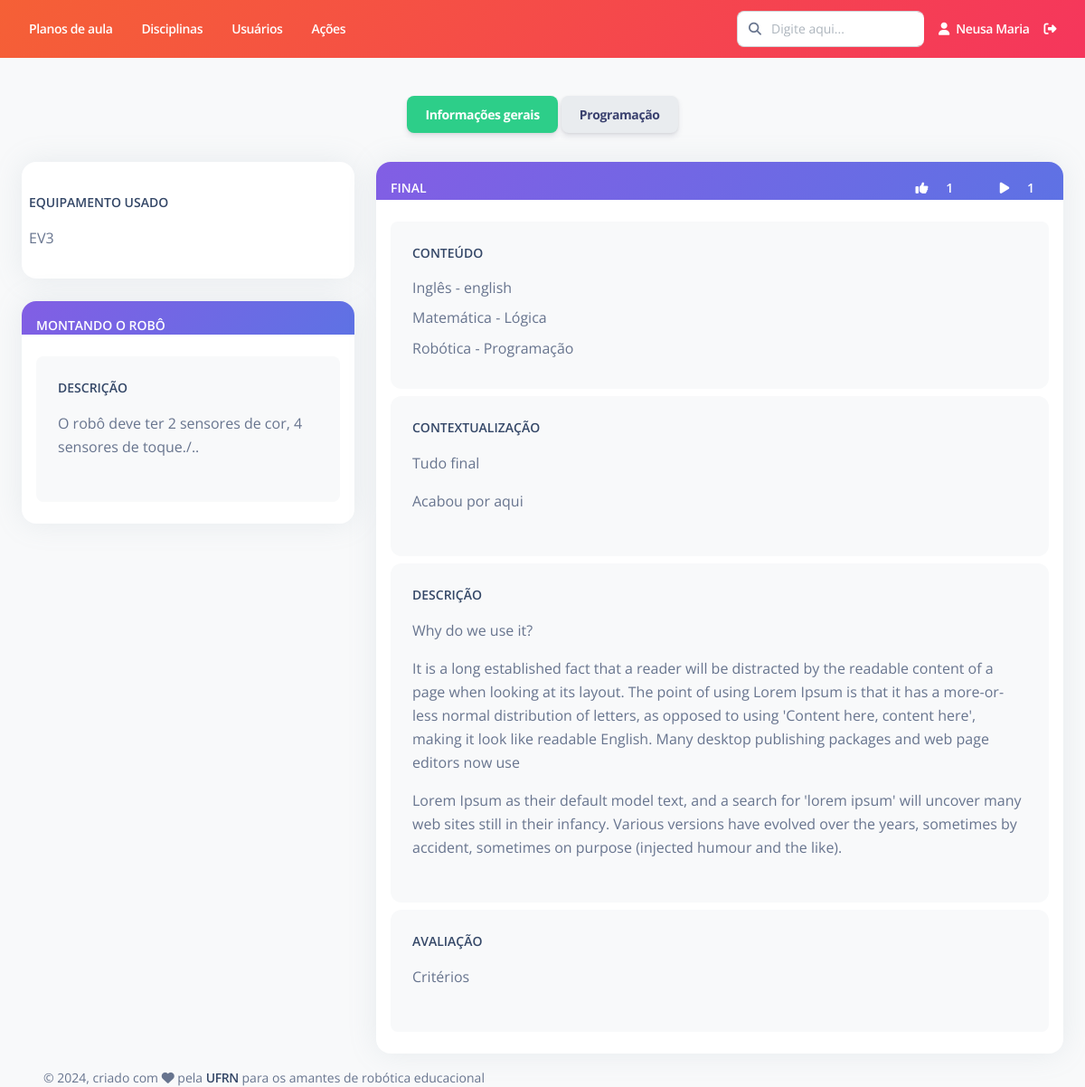
Page /plano-aula/detalhes/1/ (signed in) on the committed database.
### PlanoAula/models.py (models this page shows)
class PlanoAula(models.Model):
    criador = models.ForeignKey(Usuario, on_delete=models.RESTRICT,null=True, verbose_name="Responsável")
    data_criacao = models.DateTimeField(default=timezone.now, verbose_name="Data de criação")
    titulo = models.CharField(max_length=200, verbose_name="Título")
    contextualizacao = models.TextField(verbose_name="Contextualização")
    descricao_atividade = models.TextField(verbose_name="Descrição da atividade")
    avaliacao = models.TextField(verbose_name="Critérios de avaliação", blank=True, null=True)
    conteudos = models.ManyToManyField(Conteudo, related_name="planos_de_aula", verbose_name="Conteúdos")
    robo_equipamento = models.CharField(max_length=200, blank=True, null=True, verbose_name="Equipamento")
    robo_descricao = models.TextField(blank=True, null=True, verbose_name="Descrição do robô")
    robo_link = models.TextField(verbose_name="Links", blank=True, null=True)
    prog_linguagem = models.CharField(max_length=200, blank=True, null=True, verbose_name="Linguagem de programação")
    prog_descricao = models.TextField(blank=True, null=True, verbose_name="Descrição da programação")
    prog_link = models.TextField(verbose_name="Links", blank=True, null=True)
    prog_codigos = models.FileField(upload_to=diretorio_plano_aula, blank=True, null=True, verbose_name="Códigos")
    robo_pdf = models.FileField(upload_to=diretorio_plano_aula, blank=True, null=True, verbose_name="Manual de montagem do robô")
    def __str__(self):
        return self.titulo
    class Meta:
        ordering = ['titulo']
        verbose_name = "Plano de aula"
        verbose_name_plural = "Planos de aula"

### Disciplina/models.py (models this page shows)
class Conteudo(models.Model):
    nome = models.CharField(max_length=200, verbose_name="Nome")
    disciplina = models.ForeignKey(Disciplina, on_delete=models.RESTRICT, related_name="conteudos", verbose_name="Disciplina")
    status = models.CharField(max_length=7, choices=STATUS, default='Ativo')
    def __str__(self):
        return self.nome
    class Meta:
        ordering = ['disciplina', 'nome']
        verbose_name = "Conteúdo"
        verbose_name_plural = "Conteúdos"

class Disciplina(models.Model):
    nome = models.CharField(max_length=200, verbose_name="Nome")
    status = models.CharField(max_length=7, choices=STATUS, default='Ativo')
    def __str__(self):
        return self.nome
    class Meta:
        ordering = ['nome']
        verbose_name = "Disciplina"
        verbose_name_plural = "Disciplinas"

### PlanoAula/views.py (the view)
# urls.py: path('detalhes/<int:pk>/', views.Detalhe.as_view(), name='detalhes'),
class Detalhe(LoginRequiredMixin, generic.DetailView):
   model = PlanoAula
   template_name = "PlanoAula/detalhes.html"
   context_object_name = "plano_aula"
   def get_context_data(self,**kwargs):
        context = super(Detalhe,self).get_context_data(**kwargs)
        robo_fotos = FotoRobo.objects.filter(plano_aula = self.get_object().pk)
        context['robo_fotos'] = robo_fotos
        robo_videos = VideoRobo.objects.filter(plano_aula = self.get_object().pk)
        context['robo_videos'] = robo_videos
        execucao_fotos = FotoExecucao.objects.filter(plano_aula = self.get_object().pk)
        context['execucao_fotos'] = execucao_fotos
        execucao_videos = VideoExecucao.objects.filter(plano_aula = self.get_object().pk)
        context['execucao_videos'] = execucao_videos
        return context

### PlanoAula/templatetags/string_tags.py (called while the page is built)
@register.filter
def nome_arquivo(value, key):
  return value.split(key)[3]

### templates/PlanoAula/detalhes.html (shortened to what this page needs)
{% extends "Base/base.html" %}
{% load static %}
{% load bootstrap5 %}
{% load string_tags %}
{% block conteudo %}
<br>
<div class="p-3 text-center">
  <button id="btn_inf_gerais" class="btn btn-success" onclick="mostrar_inf_gerais()">Informações gerais</button>
  <button id="btn_programacao" class="btn btn-light" onclick="mostrar_programacao()">Programação</button>
</div>
<div>
  <div id="div_inf_gerais">
    <div class="row">
      <div class="col-lg-4 col-md-0">
                <div class="card">
                    <div class="card-body pt-2 p-2">
                        <br>
                        <div class="d-flex flex-column">
                            <h6 class="mb-3 text-sm text-uppercase">Equipamento Usado</h6>
                            {% if plano_aula.robo_equipamento %}
                                <span class="mb-2 text-xs">{{plano_aula.robo_equipamento|linebreaks}}</span>
                            {% else %}
                                <span class="mb-2 text-xs">Não informado</span>
                            {% endif %}
                        </div>
                    </div>
                </div>
                <br>
            {% if plano_aula.robo_descricao or plano_aula.robo_link %}
                <div class="card">
                    <div class="card-header bg-gradient-primary pb-0 p-3">
                        <p class="text-sm mb-0 text-uppercase text-white font-weight-bold" class="text-center">Montando o Robô</p>
                    </div>
                    <div class="card-body pt-4 p-3">
                        <ul class="list-group">
                            {% if plano_aula.robo_descricao %}
                                <li class="list-group-item border-0 d-flex p-4 mb-2 bg-gray-100 border-radius-lg">
                                    <div class="d-flex flex-column">
                                        <h6 class="mb-3 text-sm text-uppercase">Descrição</h6>
                                        <span class="mb-2 text-xs">{{plano_aula.robo_descricao|linebreaks}}</span>
                                    </div>
                                </li>
                            {% endif %}
                        </ul>
                    </div>
                </div>
            {% endif %}
        </div>
        <br>
        <div class="col-lg-8 col-md-0">
            <div class="card">
                <div class="card-header bg-gradient-primary pb-0 p-3">
                    <span class="text-sm mb-0 text-uppercase text-white font-weight-bold">{{plano_aula.titulo}}</span>
                    <div class="float-end">
                        <span class="text-sm mb-0 text-uppercase text-white font-weight-bold px-3">
                            <i class="fas fa-thumbs-up text-white px-3"></i>
                            {{ plano_aula.likes.count }}
                        </span>
                        <span class="text-sm mb-0 text-uppercase text-white font-weight-bold px-3">
                            <i class="fas fa-play text-white px-3"></i>
                            {{ plano_aula.execucoes.count }}
                        </span>
                    </div>
                </div>
                <div class="card-body pt-4 p-3">
                    <ul class="list-group">
                        <li class="list-group-item border-0 d-flex p-4 mb-2 bg-gray-100 border-radius-lg">
                            <div class="d-flex flex-column">
                                <h6 class="mb-3 text-sm text-uppercase">Conteúdo</h6>
                                {% for conteudo in plano_aula.conteudos.all %}
                                    <span class="mb-2 text-s">{{ conteudo.disciplina}} - {{ conteudo }}</span>
                                {% empty %}
                                    <span class="mb-2 text-s">-</span>
                                {% endfor %}
                            </div>
                        </li>
                        <li class="list-group-item border-0 d-flex p-4 mb-2 bg-gray-100 border-radius-lg">
                            <div class="d-flex flex-column">
                                <h6 class="mb-3 text-sm text-uppercase">Contextualização</h6>
                                <span class="mb-2 text-xs">{{ plano_aula.contextualizacao|linebreaks }}</span>
                            </div>
                        </li>
                        <li class="list-group-item border-0 d-flex p-4 mb-2 bg-gray-100 border-radius-lg">
                            <div class="d-flex flex-column">
                                <h6 class="mb-3 text-sm text-uppercase">Descrição</h6>
                                <span class="mb-2 text-xs">{{ plano_aula.descricao_atividade|linebreaks }}</span>
                            </div>
                        </li>
                        {% if plano_aula.avaliacao %}
                            <li class="list-group-item border-0 d-flex p-4 mb-2 bg-gray-100 border-radius-lg">
                                <div class="d-flex flex-column">
                                    <h6 class="mb-3 text-sm text-uppercase">Avaliação</h6>
                                    <span class="mb-2 text-xs">{{ plano_aula.avaliacao|linebreaks }}</span>
                                </div>
                            </li>
                        {% endif %}
                    </ul>
                </div>
              </div>
        </div>
    </div>
    </div>
{% endblock %}

### templates/Base/navbar-horizontal.html (shortened to what this page needs)
{% load static %}
      <div class="collapse navbar-collapse mt-sm-0 mt-2 me-md-0 me-sm-4" id="navbar">
        <div class="navbar-nav mr-auto">
          <ul class="navbar-nav justify-content-end">
            <li class="nav-item px-3 d-flex align-items-center">
              <a href="{% url 'plano_aula:listar' %}" class="nav-link font-weight-bold px-0 text-white">
                <span class="d-sm-inline d-none">Planos de aula</span>
              </a>
            </li>
            <li class="nav-item px-3 d-flex align-items-center">
              <a href="{% url 'disciplina:listar' %}" class="nav-link font-weight-bold px-0 text-white">
                <span class="d-sm-inline d-none">Disciplinas</span>
              </a>
            </li>
            <li class="nav-item px-3 d-flex align-items-center">
              <a href="" class="nav-link font-weight-bold px-0 text-white">
                <span class="d-sm-inline d-none">Usuários</span>
              </a>
            </li>
            <li class="nav-item px-3 d-flex align-items-center">
              <a href="{% url 'acoes:listar' %}" class="nav-link font-weight-bold px-0 text-white">
                <span class="d-sm-inline d-none">Ações</span>
              </a>
            </li>
          </ul>
        </div>
        <div class="navbar-nav ml-auto collapse navbar-collapse justify-content-end">
          <div class="pe-md-3 d-flex align-items-center">
            <div class="input-group">
              <span class="input-group-text text-body"><i class="fa fa-search" aria-hidden="true"></i></span>
              <input type="text" class="form-control" placeholder="Digite aqui...">
            </div>
          </div>
          <ul class="navbar-nav justify-content-end">
            <li class="nav-item d-flex align-items-center">
              <a href="" class="nav-link font-weight-bold px-0 text-white">
                <i class="fa fa-user me-sm-1"></i>
                <span class="d-sm-inline d-none">{{user.first_name}} {{user.last_name}}</span>
              </a>
            </li>
            <li class="nav-item px-3 d-flex align-items-center">
              <a href="javascript:;" class="nav-link p-0 text-white">
                <i class="fa fa-sign-out-alt fixed-plugin-button-nav cursor-pointer"></i>
              </a>
            </li>
          </ul>
        </div>
      </div>

### rows in the picture
PlanoAula: robo_equipamento "EV3", robo_descricao "O robô deve ter 2 sensores de cor, 4 sensores de toque./..", titulo "FINAL", likes.count "1", execucoes.count "1", contextualizacao "Tudo final Acabou por aqui", descricao_atividade "Why do we use it? It is a long established fact that a reader will be distracted by the readable content of a page when looking at its layout. The point of using Lorem Ipsum is that it has a more-or-less normal distribution of letters, as opposed to using 'Content here, content here', making it look like readable English. Many desktop publishing packages and web page editors now use Lorem Ipsum as their default model text, and a search for 'lorem ipsum' will uncover many web sites still in their infancy. Various versions have evolved over the years, sometimes by accident, sometimes on purpose (injected humour and the like).", avaliacao "Critérios"
Conteudo: disciplina "Inglês", nome "english"
Conteudo: disciplina "Matemática", nome "Lógica"
Conteudo: disciplina "Robótica", nome "Programação"

### other values in the picture
{{ user.first_name }} "Neusa"
{{ user.last_name }} "Maria"
